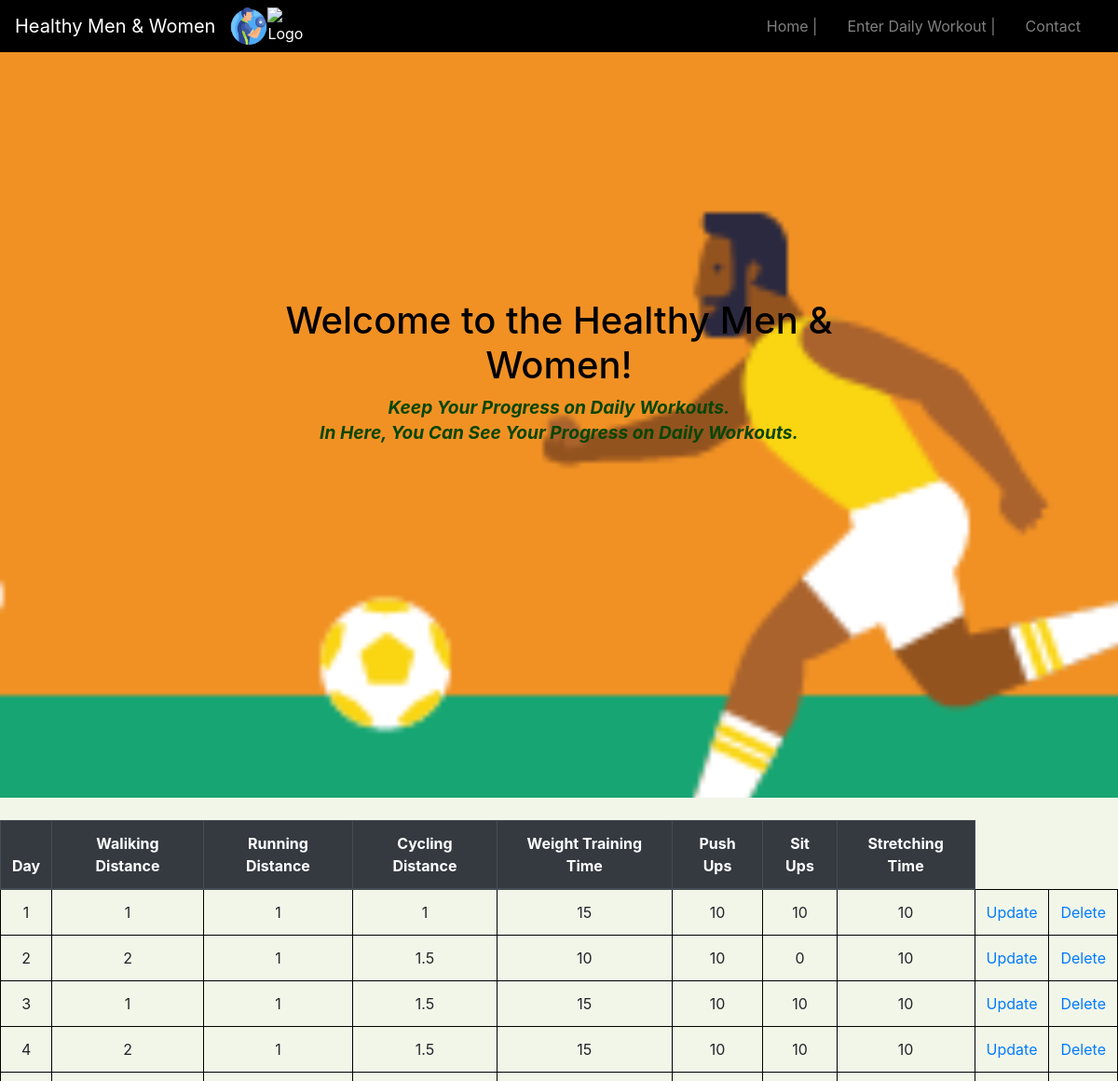
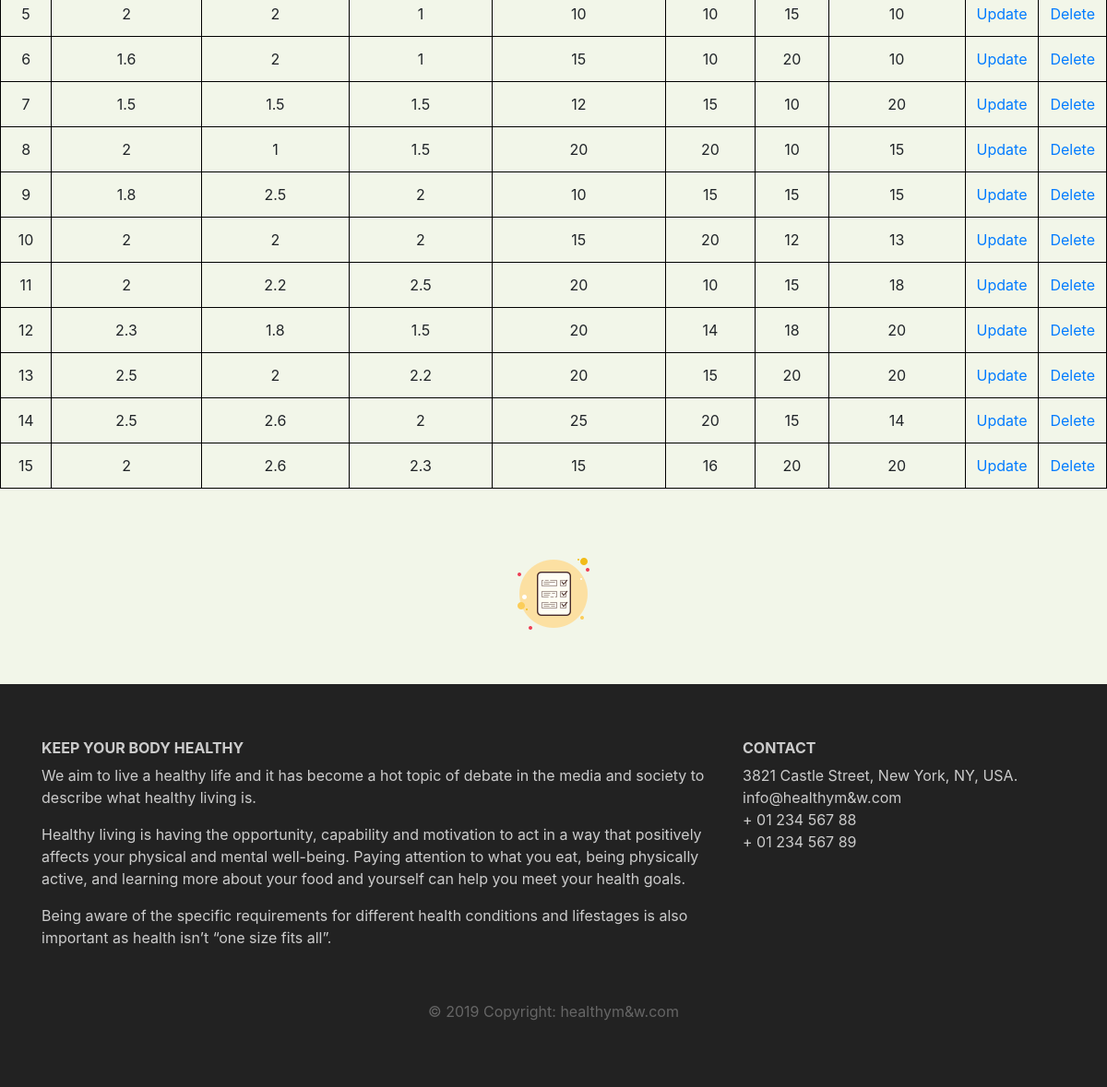
Page /hmwweb/index.php/home_controller/viewworkoutreport on the committed database (2 pictures, top to bottom).
### tables this page shows
CREATE TABLE `workout` (
  `id` int(11) NOT NULL AUTO_INCREMENT,
  `day` int(11) NOT NULL,
  `wdistance` float NOT NULL,
  `rdistance` float NOT NULL,
  `cdistance` float NOT NULL,
  `wtrain` int(5) NOT NULL,
  `pushup` int(5) NOT NULL,
  `situp` int(5) NOT NULL,
  `stretching` int(5) NOT NULL,
  PRIMARY KEY (`id`)
);

### hmwweb/application/controllers/home_controller.php (called while the page is built, shortened)
<?php
    class home_Controller extends CI_Controller{
        public function __construct(){
            $this->load->database();
            $this->load->model('Hmw_Model');
            $this->load->library('pdf');
        }
        public function viewworkoutreport(){
            $result['data'] = $this->Hmw_Model->viewworkoutdata();
            $this->load->view('displayworkout',$result);
        }
    }
?>

### hmwweb/index.php (called while the page is built, shortened)
<?php
require_once BASEPATH.'core/CodeIgniter.php';

### hmwweb/application/models/Hmw_Model.php (called while the page is built, shortened)
<?php
     class Hmw_Model extends CI_model{
          public function viewworkoutdata(){
                $query = $this->db->query('select * from workout');
                return $query->result();
          }
     }
?>

### hmwweb/application/views/displayworkout.php (the view, shortened to what this page needs)
<!DOCTYPE html>
<html lang="en">
<head>
<link rel="stylesheet" type="text/css" href="<?php echo base_url('css/bootstrap.css')?>">
<link rel="stylesheet" type="text/css" href="<?php echo base_url('css/main.css')?>">
</head>
<body>
    <nav class="navbar navbar-dark bg-black text-white navbar-expand-md">
     <a class="navbar-brand" href="<?php echo base_url('index.php/home_controller/viewhome')?>">Healthy Men & Women</a>
     <img src="<?php echo base_url('image/fitness.png') ?>"  alt="Logo" style="width: 40px;height: 40px;">
     <img src="<?php echo base_url('image/workout.png') ?>"  alt="Logo" style="width: 40px;height: 40px;">
     <div class="collapse navbar-collapse" id="main-navigation">
        <ul class="navbar-nav">
            <li class="nav-item">
                <a class="nav-link" href="<?php echo base_url('index.php/home_controller/viewhome')?>">Home |</a>
            </li>
            <li class="nav-item">
                <a class="nav-link" href="<?php echo base_url('index.php/home_controller/viewworkout')?>">Enter Daily Workout |</a>
            </li>
            <li class="nav-item">
                <a class="nav-link" href="#footer">Contact</a>
            </li>
        </ul>
       </div>
    </nav>
    <header class="page-header header container-fluid">
         <div class="overlay">
            <div class="description">
                <h1>Welcome to the Healthy Men & Women!</h1>
                <p><b>Keep Your Progress on Daily Workouts.
                 <br>
                     In Here, You Can See Your Progress on Daily Workouts.</b></p>
            </div>
         </div>
    </header>
      <br>
       <table class="table" class="center" width="100%">
           <thead class="thead-dark">
            <tr>
              <th>Day</th>
              <th>Waliking Distance</th>
              <th>Running Distance</th>
              <th>Cycling Distance</th>
              <th>Weight Training Time</th>
              <th>Push Ups</th>
              <th>Sit Ups</th>
              <th>Stretching Time</th>
            </tr>
          </thead>
            <?php
               foreach ($data as $row){
                   echo "<tr>";
                   echo "<td>".$row->day."</td>";
                   echo "<td>".$row->wdistance."</td>";
                   echo "<td>".$row->rdistance."</td>";
                   echo "<td>".$row->cdistance."</td>";
                   echo "<td>".$row->wtrain."</td>";
                   echo "<td>".$row->pushup."</td>";
                   echo "<td>".$row->situp."</td>";
                   echo "<td>".$row->stretching."</td>";
                   echo "<td><a href='updatedate?id=".$row->id."'>Update</a></td>";
                   echo "<td><a href='deletedate?id=".$row->id."'>Delete</a></td>";
                   echo "</tr>";
               }
           ?>
       </table>
       <br>
       <br>
       <center>
       <a href="pdfdetails" class="text-decoration-none"><img src="<?php echo base_url('image/report-card.png') ?>" type="submit" name="createacc"/></a>
       </center>
       <br>
       <br>
       <footer id="footer" class="page-footer">
            <div class="container">
                <div class="row">
                    <div class="col-lg-8 col-md-8 col-sm-12">
                        <h6 class="text-uppercase font-weight-bold">Keep Your Body Healthy</h6>
                        <p>We aim to live a healthy life and it has become a hot topic of
                            debate in the media and society to describe what healthy living is. </p>
                        <p>Healthy living is having the opportunity, capability and motivation
                            to act in a way that positively affects your physical and mental
                            well-being. Paying attention to what you eat, being physically active,
                            and learning more about your food and yourself can help you meet your
                            health goals. </p>
                        <p>Being aware of the specific requirements for different health conditions
                            and lifestages is also important as health isn’t “one size fits all”.</p>
                    </div>
                    <div class="col-lg-4 col-md-4 col-sm-12">
                         <h6 class="text-uppercase font-weight-bold">Contact</h6>
                         <p>3821  Castle Street, New York, NY, USA.
                         <br/>info@healthym&w.com
                         <br/>+ 01 234 567 88
                         <br/>+ 01 234 567 89</p>
                    </div>
                </div>
            </div>
         <div class="footer-copyright text-center">© 2019 Copyright:
            healthym&w.com</div>
       </footer>
</body>
</html>

### hmwweb/css/main.css (style rules this page uses)
body { padding: 0; margin: 0; background: #f2f6e9; }
.navbar { background: #000000; }
.nav-link, .navbar-brand { cursor: pointer; }
.nav-link { margin-right: 1em !important; }
.navbar-collapse { justify-content: flex-end; }
.header { background-image: url('../image/FB_September_2017-06.png'); background-size: cover; background-position: center; position: relative; display: flex; align-items: center; justify-content: center; flex-direction: column; background-attachment: fixed; background-position: center; background-blend-mode: overlay; }
.overlay { position: absolute; min-height: 100%; min-width: 100%; left: 0; top: 0; background: rgba(0, 0, 0, 0); }
.description { left: 50%; position: absolute; top: 45%; transform: translate(-50%,-55%); text-align: center; }
.description h1 { color: #000000; }
.description p { font-style: oblique; color: rgb(7, 70, 1); font-size: 1.2rem; line-height: 1.4; }
.page-footer { background-color: #222; color: #ccc; padding: 60px 0 30px; }
.footer-copyright { color: #666; padding: 40px 0; }

### rows in the picture
workout: day "1", wdistance "1", rdistance "1", cdistance "1", wtrain "15", pushup "10", situp "10", stretching "10"
workout: day "2", wdistance "2", rdistance "1", cdistance "1.5", wtrain "10", pushup "10", situp "0", stretching "10"
workout: day "3", wdistance "1", rdistance "1", cdistance "1.5", wtrain "15", pushup "10", situp "10", stretching "10"
workout: day "4", wdistance "2", rdistance "1", cdistance "1.5", wtrain "15", pushup "10", situp "10", stretching "10"
workout: day "5", wdistance "2", rdistance "2", cdistance "1", wtrain "10", pushup "10", situp "15", stretching "10"
workout: day "6", wdistance "1.6", rdistance "2", cdistance "1", wtrain "15", pushup "10", situp "20", stretching "10"
workout: day "7", wdistance "1.5", rdistance "1.5", cdistance "1.5", wtrain "12", pushup "15", situp "10", stretching "20"
workout: day "8", wdistance "2", rdistance "1", cdistance "1.5", wtrain "20", pushup "20", situp "10", stretching "15"
workout: day "9", wdistance "1.8", rdistance "2.5", cdistance "2", wtrain "10", pushup "15", situp "15", stretching "15"
workout: day "10", wdistance "2", rdistance "2", cdistance "2", wtrain "15", pushup "20", situp "12", stretching "13"
workout: day "11", wdistance "2", rdistance "2.2", cdistance "2.5", wtrain "20", pushup "10", situp "15", stretching "18"
workout: day "12", wdistance "2.3", rdistance "1.8", cdistance "1.5", wtrain "20", pushup "14", situp "18", stretching "20"
workout: day "13", wdistance "2.5", rdistance "2", cdistance "2.2", wtrain "20", pushup "15", situp "20", stretching "20"
workout: day "14", wdistance "2.5", rdistance "2.6", cdistance "2", wtrain "25", pushup "20", situp "15", stretching "14"
workout: day "15", wdistance "2", rdistance "2.6", cdistance "2.3", wtrain "15", pushup "16", situp "20", stretching "20"
